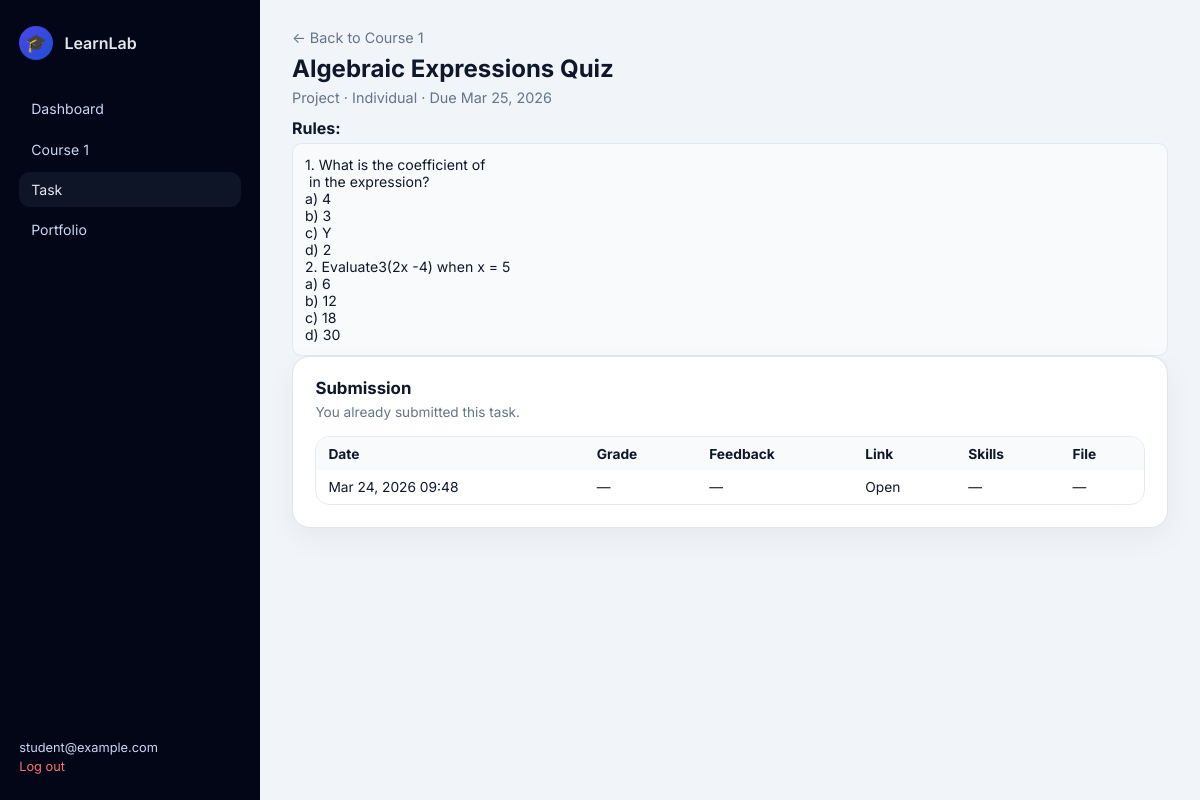
Screenshot of /student/tasks/3/ (signed in) with the database file from the repository.
### core/models.py (models this page shows, shortened)
class Course(models.Model):
    classroom = models.ForeignKey(
        Classroom,
        on_delete=models.CASCADE,
        related_name="courses",
        null=True,
        blank=True,
    )
    name = models.CharField(max_length=200)
    description = models.TextField(blank=True)
    created_at = models.DateTimeField(auto_now_add=True)
    class Meta:
        ordering = ["-created_at"]

class User(AbstractUser):
    class Roles(models.TextChoices):
        ADMIN = "ADMIN", "Admin"
        TEACHER = "TEACHER", "Teacher"
        STUDENT = "STUDENT", "Student"
    role = models.CharField(
        max_length=20,
        choices=Roles.choices,
        default=Roles.STUDENT,
    )
    student_class = models.ForeignKey(
        "Classroom",
        on_delete=models.SET_NULL,
        null=True,
        blank=True,
        related_name="students",
    )

class Task(models.Model):
    class TaskType(models.TextChoices):
        PROJECT = "PROJECT", "Project"
        RESEARCH = "RESEARCH", "Research"
    class GradingMode(models.TextChoices):
        PERCENTAGE = "PERCENTAGE", "Percentage"
        POINTS = "POINTS", "Points"
    course = models.ForeignKey(Course, on_delete=models.CASCADE, related_name="tasks")
    title = models.CharField(max_length=200)
    task_type = models.CharField(max_length=20, choices=TaskType.choices, default=TaskType.PROJECT)
    rules = models.TextField(blank=True, help_text="Instructions and rules for the task")
    is_group_task = models.BooleanField(default=False)
    is_graded = models.BooleanField(default=False)
    grading_mode = models.CharField(
        max_length=20,
        choices=GradingMode.choices,
        default=GradingMode.PERCENTAGE,
    )
    max_score = models.DecimalField(max_digits=6, decimal_places=2, default=100)
    due_date = models.DateTimeField(null=True, blank=True)
    created_by = models.ForeignKey(
        settings.AUTH_USER_MODEL,
        on_delete=models.SET_NULL,
        null=True,
        related_name="created_tasks",
    )
    created_at = models.DateTimeField(auto_now_add=True)
    class Meta:
        ordering = ["-created_at"]

class TaskSubmission(models.Model):
    task = models.ForeignKey(Task, on_delete=models.CASCADE, related_name="submissions")
    submitted_by = models.ForeignKey(
        settings.AUTH_USER_MODEL,
        on_delete=models.CASCADE,
        related_name="submissions",
    )
    group = models.ForeignKey(
        TaskGroup,
        on_delete=models.CASCADE,
        null=True,
        blank=True,
        related_name="submissions",
    )
    content = models.TextField(blank=True)
    link = models.URLField(blank=True)
    skills_gained = models.TextField(blank=True, help_text="Optional skills the student learned.")
    file = models.FileField(upload_to="submissions/%Y/%m/", blank=True, null=True)
    submitted_at = models.DateTimeField(auto_now_add=True)
    feedback = models.TextField(blank=True)
    grade = models.DecimalField(max_digits=5, decimal_places=2, null=True, blank=True)
    graded_at = models.DateTimeField(null=True, blank=True)
    graded_by = models.ForeignKey(
        settings.AUTH_USER_MODEL,
        on_delete=models.SET_NULL,
        null=True,
        blank=True,
        related_name="graded_submissions",
    )
    class Meta:
        ordering = ["-submitted_at"]

### core/views.py (the view)
# urls.py: path("student/tasks/<int:task_id>/", views.student_task_detail, name="student_task_detail"),
@login_required
@require_http_methods(["GET", "POST"])
def student_task_detail(request: HttpRequest, task_id: int) -> HttpResponse:
    user: User = request.user  # type: ignore[assignment]
    if user.role != User.Roles.STUDENT:
        return _redirect_for_role(user)
    task = get_object_or_404(Task, pk=task_id)
    if not user.student_class or task.course.classroom_id != user.student_class_id:
        messages.error(request, "You do not have access to this task.")
        return redirect("student_dashboard")
    group = None
    if task.is_group_task:
        group = TaskGroup.objects.filter(task=task, students=user).first()
        if not group:
            messages.error(request, "This is a group task and you are not assigned to a group yet.")
            return redirect("student_course_detail", course_id=task.course_id)
    existing = None
    if task.is_group_task and group:
        existing = TaskSubmission.objects.filter(task=task, group=group).first()
    else:
        existing = TaskSubmission.objects.filter(task=task, submitted_by=user).first()
    if request.method == "POST":
        if existing:
            messages.error(request, "A submission already exists for this task.")
            return redirect("student_task_detail", task_id=task.pk)
        form = TaskSubmissionForm(request.POST, request.FILES)
        if form.is_valid():
            submission = form.save(commit=False)
            submission.task = task
            submission.submitted_by = user
            submission.group = group
            submission.save()
            messages.success(request, "Submission uploaded.")
            return redirect("student_course_detail", course_id=task.course_id)
    else:
        form = TaskSubmissionForm()
    return render(
        request,
        "core/student_task_detail.html",
        {"task": task, "course": task.course, "classroom": task.course.classroom, "form": form, "existing": existing, "group": group},
    )

### templates/core/student_task_detail.html (shortened to what this page needs)
{% extends "core/base.html" %}
{% block body_class %}page-dashboard page-dashboard-student{% endblock %}
{% block content %}
<div class="dashboard-layout">
    <aside class="sidebar">
        <div class="sidebar-brand">
            <span class="sidebar-logo-circle">🎓</span>
            <span class="sidebar-title">LearnLab</span>
        </div>
        <nav class="sidebar-nav">
            <a href="{% url 'student_dashboard' %}" class="sidebar-link">Dashboard</a>
            <a href="{% url 'student_course_detail' course.pk %}" class="sidebar-link">{{ course.name }}</a>
            <a href="{% url 'student_task_detail' task.pk %}" class="sidebar-link sidebar-link-active">Task</a>
            <a href="{% url 'student_portfolio' %}" class="sidebar-link">Portfolio</a>
        </nav>
        <div class="sidebar-footer">
            <span class="sidebar-user">{{ request.user.get_full_name|default:request.user.username }}</span>
            <a href="{% url 'logout' %}" class="sidebar-logout">Log out</a>
        </div>
    </aside>
    <main class="dashboard-main">
        <header class="dashboard-header">
            <a href="{% url 'student_course_detail' course.pk %}" class="back-link">← Back to {{ course.name }}</a>
            <h1>{{ task.title }}</h1>
            <p>{{ task.get_task_type_display }} · {% if task.is_group_task %}Group{% else %}Individual{% endif %} · Due {{ task.due_date|date:"M j, Y"|default:"—" }}</p>
            {% if task.rules %}
                <div class="task-rules"><strong>Rules:</strong><pre>{{ task.rules }}</pre></div>
            {% endif %}
        </header>
        <section class="card">
            <h2>Submission</h2>
            {% if existing %}
                <p class="card-subtitle">You already submitted this task{% if group %} (Group: {{ group.name }}){% endif %}.</p>
                <div class="table-wrapper">
                    <table class="data-table">
                        <thead><tr><th>Date</th><th>Grade</th><th>Feedback</th><th>Link</th><th>Skills</th><th>File</th></tr></thead>
                        <tbody>
                        <tr>
                            <td>{{ existing.submitted_at|date:"M j, Y H:i" }}</td>
                            <td>
                                {% if task.is_graded and existing.grade != None %}
                                    {% if task.grading_mode == 'PERCENTAGE' %}
                                        {{ existing.grade|floatformat:0 }} / 100%
                                    {% else %}
                                        {{ existing.grade|floatformat:0 }} / {{ task.max_score|floatformat:0 }}
                                    {% endif %}
                                {% else %}
                                    —
                                {% endif %}
                            </td>
                            <td>{% if existing.feedback %}{{ existing.feedback }}{% else %}—{% endif %}</td>
                            <td>
                                {% if existing.link %}
                                    <a href="{{ existing.link }}" target="_blank" rel="noopener">Open</a>
                                {% else %}—{% endif %}
                            </td>
                            <td>
                                {% if existing.skills_gained %}
                                    {{ existing.skills_gained|linebreaksbr }}
                                {% else %}—{% endif %}
                            </td>
                            <td>
                                {% if existing.file %}<a href="{{ existing.file.url }}" target="_blank" rel="noopener">Download</a>{% else %}—{% endif %}
                            </td>
                        </tr>
                        </tbody>
                    </table>
                </div>
            {% endif %}
        </section>
    </main>
</div>
{% endblock %}

### static/css/learnlab.css (style rules this page uses)
*, *::before, *::after { box-sizing: border-box; }
html, body { margin: 0; padding: 0; height: 100%; font-family: "Inter", system-ui, -apple-system, BlinkMacSystemFont, "Segoe UI", sans-serif; color: #0f172a; background: #f1f5f9; }
a { color: inherit; text-decoration: none; }
.page-dashboard { min-height: 100vh; }
.dashboard-layout { min-height: 100vh; display: grid; grid-template-columns: 260px minmax(0, 1fr); }
.sidebar { background: #020617; color: #e5e7eb; padding: 1.6rem 1.2rem; display: flex; flex-direction: column; gap: 1.4rem; }
.sidebar-brand { display: flex; align-items: center; gap: 0.7rem; }
.sidebar-logo-circle { width: 34px; height: 34px; border-radius: 999px; display: flex; align-items: center; justify-content: center; background: radial-gradient(circle at top left, #4f46e5, #1d4ed8); font-size: 1.1rem; }
.sidebar-title { font-weight: 600; font-size: 1rem; }
.sidebar-nav { display: flex; flex-direction: column; gap: 0.35rem; margin-top: 0.6rem; }
.sidebar-link { font-size: 0.88rem; padding: 0.55rem 0.75rem; border-radius: 0.7rem; color: #cbd5f5; }
.sidebar-link-active, .sidebar-link:hover { background: rgba(15, 23, 42, 0.9); color: #e5e7eb; }
.sidebar-footer { margin-top: auto; font-size: 0.8rem; display: flex; flex-direction: column; gap: 0.25rem; }
.sidebar-user { color: #cbd5f5; }
.sidebar-logout { color: #f97373; }
.dashboard-main { padding: 1.7rem 2rem 2.5rem; }
.dashboard-header h1 { margin: 0 0 0.35rem; font-size: 1.5rem; }
.dashboard-header p { margin: 0; font-size: 0.9rem; color: #64748b; }
.card { background: #ffffff; border-radius: 1.1rem; padding: 1.3rem 1.4rem 1.4rem; box-shadow: 0 10px 30px rgba(15, 23, 42, 0.05); border: 1px solid rgba(148, 163, 184, 0.28); }
.card h2 { margin: 0 0 0.35rem; font-size: 1.05rem; }
.card-subtitle { margin: 0 0 1rem; font-size: 0.85rem; color: #64748b; }
.table-wrapper { margin-top: 0.7rem; border-radius: 0.9rem; border: 1px solid rgba(226, 232, 240, 0.9); overflow: hidden; }
.data-table { width: 100%; border-collapse: collapse; font-size: 0.86rem; }
.data-table th, .data-table td { padding: 0.55rem 0.75rem; text-align: left; }
.data-table thead { background: #f8fafc; }
.back-link { display: inline-block; font-size: 0.9rem; color: #64748b; margin-bottom: 0.5rem; }
.task-rules { margin-top: 0.75rem; }
.task-rules pre { white-space: pre-wrap; font-family: inherit; margin: 0.35rem 0 0; padding: 0.75rem; background: #f8fafc; border-radius: 0.6rem; font-size: 0.88rem; border: 1px solid #e2e8f0; }

### rows the page displays
Course: name "Course 1"
User: user.get_full_name "student@example.com"
Task: title "Algebraic Expressions Quiz", task_type "Project", due_date "Mar 25, 2026", rules "1. What is the coefficient of in the expression? a) 4 b) 3 c) Y d) 2 2. Evaluate3(2x -4) when x = 5 a) 6 b) 12 c) 18 d) 30"
TaskSubmission: submitted_at "Mar 24, 2026 09:48"
